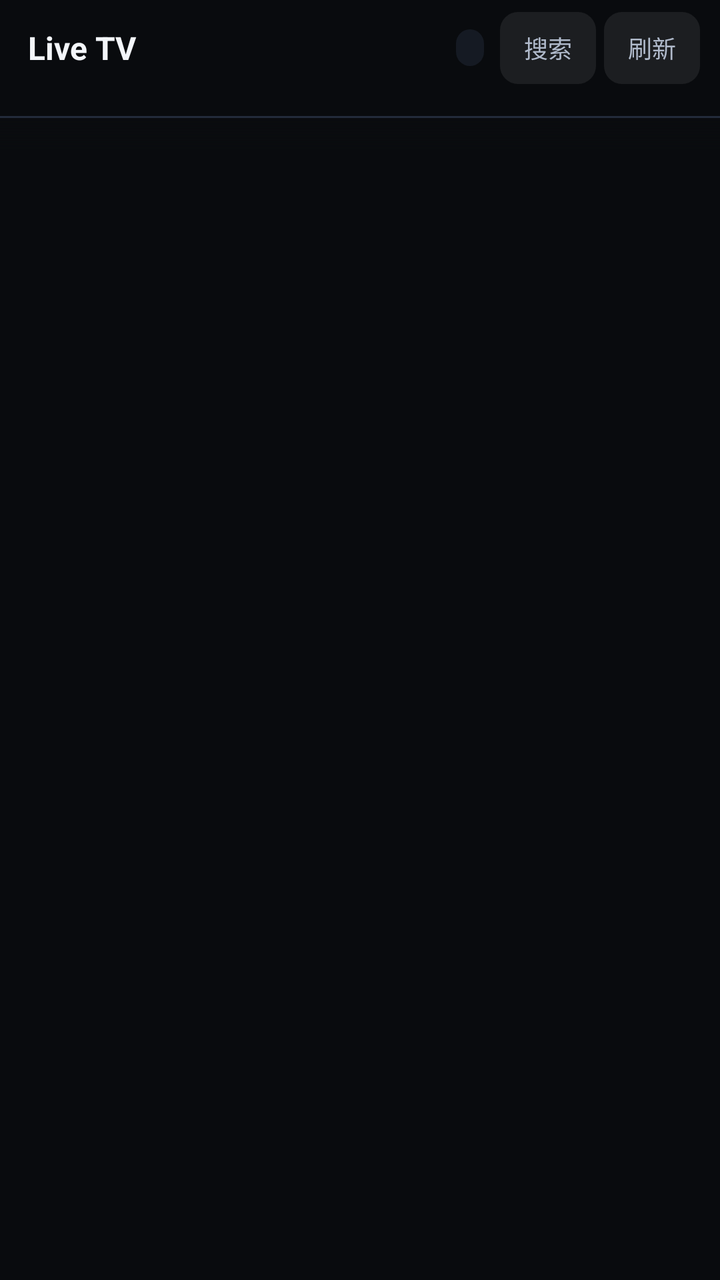
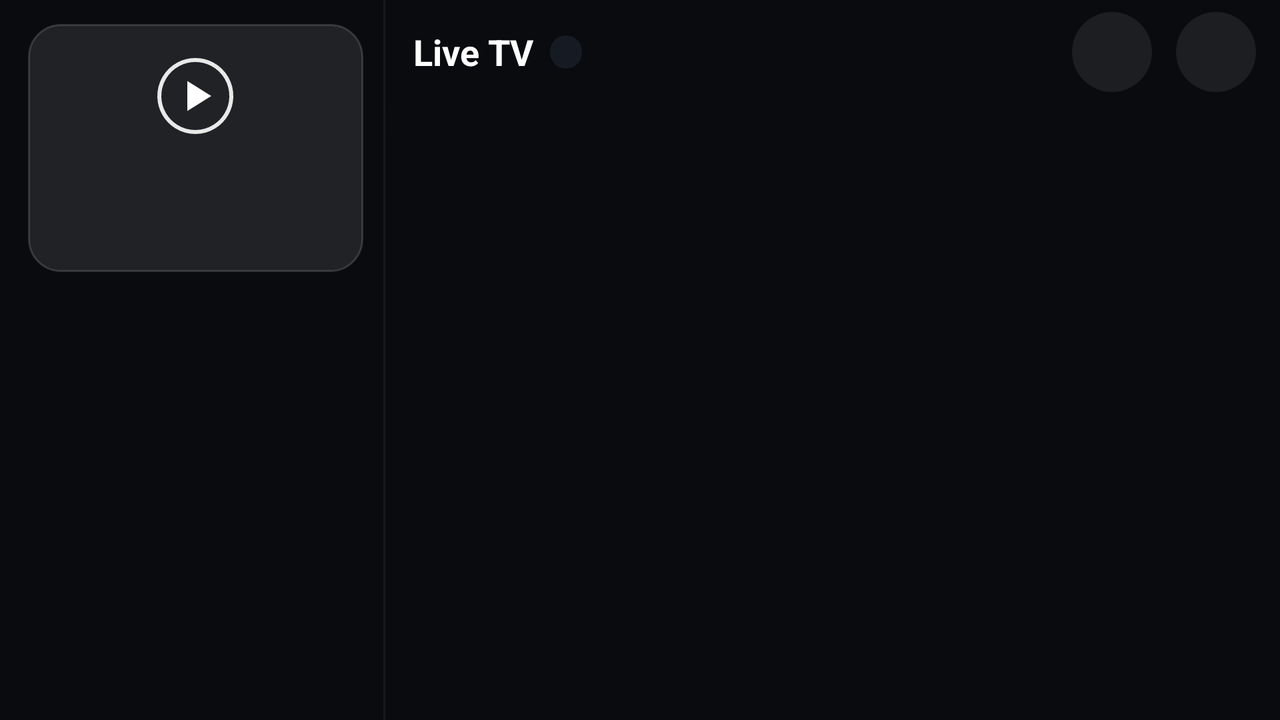

Compare how this app lays out the same screen by default and in its alternative resource folder. The renders come first, then the two layout files and the values they reference.
<!-- AndroidManifest.xml: activity theme Theme.LiveTv.Mobile -->
<!-- res/layout/activity_mobile_main.xml -->
<?xml version="1.0" encoding="utf-8"?>
<LinearLayout xmlns:android="http://schemas.android.com/apk/res/android"
    android:id="@+id/mobile_root"
    android:layout_width="match_parent"
    android:layout_height="match_parent"
    android:background="@color/mobile_background"
    android:orientation="vertical">

    
    <FrameLayout
        android:id="@+id/layout_top_header_container"
        android:layout_width="match_parent"
        android:layout_height="wrap_content"
        android:minHeight="48dp"
        android:background="@color/mobile_background">

        <LinearLayout
            android:id="@+id/layout_top_header"
            android:layout_width="match_parent"
            android:layout_height="wrap_content"
            android:minHeight="48dp"
            android:background="@color/mobile_background"
            android:gravity="center_vertical"
            android:nextFocusDown="@id/rv_categories"
            android:orientation="horizontal"
            android:paddingStart="14dp"
            android:paddingEnd="10dp">

            
            <RelativeLayout
                android:layout_width="0dp"
                android:layout_height="wrap_content"
                android:layout_weight="1">

                <TextView
                    android:id="@+id/mobile_total_count"
                    android:layout_width="wrap_content"
                    android:layout_height="wrap_content"
                    android:layout_alignParentEnd="true"
                    android:layout_centerVertical="true"
                    android:layout_marginEnd="8dp"
                    android:background="@drawable/bg_mobile_pill_count"
                    android:ellipsize="end"
                    android:maxLines="1"
                    android:maxWidth="80dp"
                    android:paddingStart="7dp"
                    android:paddingTop="1dp"
                    android:paddingEnd="7dp"
                    android:paddingBottom="1dp"
                    android:textColor="@color/mobile_text_tertiary"
                    android:textSize="12sp" />

                <TextView
                    android:id="@+id/top_title"
                    android:layout_width="wrap_content"
                    android:layout_height="wrap_content"
                    android:layout_alignParentStart="true"
                    android:layout_centerVertical="true"
                    android:layout_marginEnd="8dp"
                    android:layout_toStartOf="@id/mobile_total_count"
                    android:ellipsize="end"
                    android:maxLines="1"
                    android:text="@string/app_name"
                    android:textColor="@color/mobile_text_primary"
                    android:textSize="16sp"
                    android:textStyle="bold" />
            </RelativeLayout>

            <TextView
                android:id="@+id/mobile_search"
                style="@style/WidgetLiveTvHeaderAction"
                android:layout_width="wrap_content"
                android:layout_height="wrap_content"
                android:ellipsize="end"
                android:maxLines="1"
                android:maxWidth="84dp"
                android:minHeight="48dp"
                android:minWidth="48dp"
                android:background="@drawable/bg_mobile_action_button"
                android:text="@string/mobile_action_search" />

            <TextView
                android:id="@+id/mobile_refresh"
                style="@style/WidgetLiveTvHeaderAction"
                android:layout_width="wrap_content"
                android:layout_height="wrap_content"
                android:ellipsize="end"
                android:maxLines="1"
                android:maxWidth="84dp"
                android:minHeight="48dp"
                android:minWidth="48dp"
                android:layout_marginStart="4dp"
                android:background="@drawable/bg_mobile_action_button"
                android:text="@string/mobile_action_refresh" />

        </LinearLayout>

        
        <LinearLayout
            android:id="@+id/layout_search_bar"
            android:layout_width="match_parent"
            android:layout_height="wrap_content"
            android:minHeight="48dp"
            android:background="@color/mobile_background"
            android:gravity="center_vertical"
            android:orientation="horizontal"
            android:paddingStart="12dp"
            android:paddingEnd="10dp"
            android:visibility="gone">

            <EditText
                android:id="@+id/edit_search"
                android:layout_width="0dp"
                android:layout_height="wrap_content"
                android:layout_weight="1"
                android:minHeight="48dp"
                android:background="@drawable/bg_mobile_action_button"
                android:hint="@string/mobile_search_hint"
                android:imeOptions="actionSearch"
                android:importantForAutofill="no"
                android:inputType="text"
                android:maxLines="1"
                android:paddingStart="12dp"
                android:paddingEnd="12dp"
                android:textColor="@color/mobile_text_primary"
                android:textColorHint="@color/mobile_text_tertiary"
                android:textSize="13sp" />

            <TextView
                android:id="@+id/btn_search_clear"
                style="@style/WidgetLiveTvHeaderAction"
                android:layout_width="wrap_content"
                android:layout_height="wrap_content"
                android:minHeight="48dp"
                android:minWidth="48dp"
                android:layout_marginStart="4dp"
                android:background="@drawable/bg_mobile_action_button"
                android:text="@string/mobile_search_clear"
                android:visibility="gone" />

            <TextView
                android:id="@+id/btn_search_close"
                style="@style/WidgetLiveTvHeaderAction"
                android:layout_width="wrap_content"
                android:layout_height="wrap_content"
                android:minHeight="48dp"
                android:minWidth="48dp"
                android:layout_marginStart="4dp"
                android:background="@drawable/bg_mobile_action_button"
                android:text="@string/mobile_search_cancel" />
        </LinearLayout>
    </FrameLayout>

    
    <LinearLayout
        android:id="@+id/layout_category_rail"
        android:layout_width="match_parent"
        android:layout_height="wrap_content"
        android:orientation="horizontal"
        android:paddingTop="2dp"
        android:paddingBottom="8dp">

        <androidx.recyclerview.widget.RecyclerView
            android:id="@+id/rv_categories"
            android:layout_width="match_parent"
            android:layout_height="wrap_content"
            android:clipToPadding="false"
            android:nextFocusDown="@id/rv_channels"
            android:overScrollMode="never"
            android:paddingStart="12dp"
            android:paddingEnd="4dp"
            android:scrollbars="none" />
    </LinearLayout>

    <View
        android:id="@+id/category_divider"
        android:layout_width="match_parent"
        android:layout_height="1dp"
        android:background="@color/mobile_card_stroke" />

    
    <FrameLayout
        android:id="@+id/layout_content"
        android:layout_width="match_parent"
        android:layout_height="0dp"
        android:layout_weight="1">

        <androidx.recyclerview.widget.RecyclerView
            android:id="@+id/rv_channels"
            android:layout_width="match_parent"
            android:layout_height="match_parent"
            android:clipToPadding="false"
            android:overScrollMode="never"
            android:paddingStart="10dp"
            android:paddingTop="6dp"
            android:paddingEnd="10dp"
            android:paddingBottom="18dp"
            android:scrollbars="none" />

        <View
            android:id="@+id/top_edge_scrim"
            android:layout_width="match_parent"
            android:layout_height="16dp"
            android:layout_gravity="top"
            android:background="@drawable/bg_mobile_top_scrim"
            android:clickable="false"
            android:focusable="false" />

        <LinearLayout
            android:id="@+id/loading_view"
            android:layout_width="wrap_content"
            android:layout_height="wrap_content"
            android:layout_gravity="center"
            android:gravity="center"
            android:orientation="vertical"
            android:visibility="gone">

            <ProgressBar
                android:layout_width="28dp"
                android:layout_height="28dp"
                android:indeterminate="true" />

            <TextView
                android:layout_width="wrap_content"
                android:layout_height="wrap_content"
                android:layout_marginTop="10dp"
                android:text="@string/mobile_loading_channels"
                android:textColor="@color/mobile_text_secondary"
                android:textSize="13sp" />
        </LinearLayout>

        <LinearLayout
            android:id="@+id/empty_container"
            android:layout_width="match_parent"
            android:layout_height="wrap_content"
            android:layout_gravity="center"
            android:gravity="center"
            android:orientation="vertical"
            android:paddingStart="24dp"
            android:paddingEnd="24dp"
            android:visibility="gone">

            <TextView
                android:id="@+id/empty_view"
                android:layout_width="match_parent"
                android:layout_height="wrap_content"
                android:gravity="center"
                android:text="@string/mobile_empty_channels"
                android:textColor="@color/mobile_text_tertiary"
                android:textSize="14sp" />

            <TextView
                android:id="@+id/btn_empty_retry"
                style="@style/WidgetLiveTvHeaderAction"
                android:layout_width="wrap_content"
                android:layout_height="wrap_content"
                android:layout_marginTop="14dp"
                android:background="@drawable/bg_mobile_action_button"
                android:minWidth="120dp"
                android:minHeight="48dp"
                android:paddingStart="20dp"
                android:paddingEnd="20dp"
                android:text="@string/mobile_action_retry"
                android:visibility="gone" />
        </LinearLayout>
    </FrameLayout>
</LinearLayout>
<!-- resources referenced by this layout -->
<resources>
  <color name="mobile_background">#090B0E</color>
  <color name="mobile_card_stroke">#232B3A</color>
  <color name="mobile_text_primary">#F3F6FA</color>
  <color name="mobile_text_secondary">#B0BACB</color>
  <color name="mobile_text_tertiary">#8C98AD</color>
  <!-- drawable bg_mobile_action_button (drawable) -->
  <?xml version="1.0" encoding="utf-8"?>
  <inset xmlns:android="http://schemas.android.com/apk/res/android"
      android:insetTop="6dp"
      android:insetBottom="6dp">
      <selector>
          <item android:state_pressed="true">
              <shape android:shape="rectangle">
                  <solid android:color="#26FFFFFF" />
                  <corners android:radius="9dp" />
              </shape>
          </item>
          <item android:state_focused="true">
              <shape android:shape="rectangle">
                  <solid android:color="#26FFFFFF" />
                  <corners android:radius="9dp" />
                  <stroke
                      android:width="2dp"
                      android:color="@color/mobile_accent" />
              </shape>
          </item>
          <item>
              <shape android:shape="rectangle">
                  <solid android:color="@color/mobile_home_icon_bg" />
                  <corners android:radius="9dp" />
              </shape>
          </item>
      </selector>
  </inset>
  <!-- drawable bg_mobile_pill_count (drawable) -->
  <?xml version="1.0" encoding="utf-8"?>
  <shape xmlns:android="http://schemas.android.com/apk/res/android"
      android:shape="rectangle">
      <solid android:color="@color/mobile_card_background" />
      <corners android:radius="9dp" />
  </shape>
  <!-- drawable bg_mobile_top_scrim (drawable) -->
  <?xml version="1.0" encoding="utf-8"?>
  <shape xmlns:android="http://schemas.android.com/apk/res/android"
      android:shape="rectangle">
      <gradient
          android:angle="270"
          android:endColor="#00000000"
          android:startColor="@color/mobile_background" />
  </shape>
  <string name="app_name">Live TV</string>
  <string name="mobile_action_refresh">刷新</string>
  <string name="mobile_action_retry">重新加载</string>
  <string name="mobile_action_search">搜索</string>
  <string name="mobile_empty_channels">暂无可用频道，请检查网络后重试</string>
  <string name="mobile_loading_channels">正在加载频道列表…</string>
  <string name="mobile_search_cancel">取消</string>
  <string name="mobile_search_clear">清除</string>
  <string name="mobile_search_hint">搜索频道名或分类…</string>
  <style name="WidgetLiveTvHeaderAction">
          <item name="android:gravity">center</item>
          <item name="android:paddingStart">10dp</item>
          <item name="android:paddingEnd">10dp</item>
          <item name="android:textColor">@color/mobile_text_secondary</item>
          <item name="android:textSize">12sp</item>
          <item name="android:clickable">true</item>
          <item name="android:focusable">true</item>
      </style>
  <style name="Theme.LiveTv.Mobile" parent="Theme.AppCompat.NoActionBar">
          <item name="android:windowBackground">@color/mobile_background</item>
          <item name="android:colorBackground">@color/mobile_background</item>
          
          <item name="android:statusBarColor">@android:color/transparent</item>
          <item name="android:navigationBarColor">@color/mobile_background</item>
          <item name="android:textColorPrimary">@color/mobile_text_primary</item>
          <item name="colorAccent">@color/mobile_accent</item>
          <item name="colorPrimary">@color/mobile_background</item>
          <item name="android:windowLightStatusBar">false</item>
          
          <item name="android:windowLayoutInDisplayCutoutMode">shortEdges</item>
      </style>
  <color name="mobile_accent">#3B82F6</color>
  <color name="mobile_home_icon_bg">#14FFFFFF</color>
  <color name="mobile_card_background">#151A23</color>
</resources>
<!-- res/layout-w600dp/activity_mobile_main.xml (the repository's variant of the layout above) -->
<!-- drawn on the phone turned sideways -->
<?xml version="1.0" encoding="utf-8"?>
<LinearLayout xmlns:android="http://schemas.android.com/apk/res/android"
    xmlns:app="http://schemas.android.com/apk/res-auto"
    android:id="@+id/mobile_root"
    android:layout_width="match_parent"
    android:layout_height="match_parent"
    android:background="@color/mobile_background"
    android:baselineAligned="false"
    android:orientation="horizontal"
    android:weightSum="10">

    
    <LinearLayout
        android:id="@+id/layout_category_rail"
        android:layout_width="0dp"
        android:layout_height="match_parent"
        android:layout_weight="3"
        android:orientation="vertical"
        android:paddingStart="10dp"
        android:paddingTop="12dp"
        android:paddingEnd="6dp">

        <FrameLayout
            android:id="@+id/home_continue_card"
            android:layout_width="match_parent"
            android:layout_height="124dp"
            android:layout_marginStart="4dp"
            android:layout_marginEnd="4dp"
            android:layout_marginBottom="10dp"
            android:background="@drawable/bg_home_continue_card"
            android:clickable="true"
            android:focusable="true">

            <ImageView
                android:layout_width="40dp"
                android:layout_height="40dp"
                android:layout_gravity="top|center_horizontal"
                android:layout_marginTop="16dp"
                android:importantForAccessibility="no"
                android:src="@drawable/ic_home_play_ring" />

            <LinearLayout
                android:layout_width="match_parent"
                android:layout_height="wrap_content"
                android:layout_gravity="bottom|start"
                android:orientation="vertical"
                android:paddingStart="12dp"
                android:paddingEnd="12dp"
                android:paddingBottom="10dp">

                <TextView
                    android:id="@+id/home_continue_badge"
                    android:layout_width="wrap_content"
                    android:layout_height="wrap_content"
                    android:background="@drawable/bg_home_continue_label"
                    android:paddingStart="8dp"
                    android:paddingTop="2dp"
                    android:paddingEnd="8dp"
                    android:paddingBottom="2dp"
                    android:textColor="@color/mobile_home_text_primary"
                    android:textSize="11sp" />

                <TextView
                    android:id="@+id/home_continue_title"
                    android:layout_width="match_parent"
                    android:layout_height="wrap_content"
                    android:layout_marginTop="4dp"
                    android:ellipsize="end"
                    android:maxLines="1"
                    android:textColor="@color/mobile_home_text_primary"
                    android:textSize="15sp"
                    android:textStyle="bold" />
            </LinearLayout>
        </FrameLayout>

        <androidx.recyclerview.widget.RecyclerView
            android:id="@+id/rv_categories"
            android:layout_width="match_parent"
            android:layout_height="wrap_content"
            android:clipToPadding="false"
            android:nestedScrollingEnabled="false"
            android:nextFocusRight="@id/rv_channels"
            android:overScrollMode="never"
            android:paddingBottom="10dp"
            android:scrollbars="none" />
    </LinearLayout>

    <View
        android:id="@+id/category_divider"
        android:layout_width="1dp"
        android:layout_height="match_parent"
        android:background="@color/mobile_home_divider" />

    
    <FrameLayout
        android:id="@+id/layout_content"
        android:layout_width="0dp"
        android:layout_height="match_parent"
        android:layout_weight="7">

        <androidx.recyclerview.widget.RecyclerView
            android:id="@+id/rv_channels"
            android:layout_width="match_parent"
            android:layout_height="match_parent"
            android:clipToPadding="false"
            android:overScrollMode="never"
            android:paddingStart="10dp"
            android:paddingEnd="10dp"
            android:paddingBottom="18dp"
            android:scrollbars="none" />

        
        <LinearLayout
            android:id="@+id/layout_top_header_container"
            android:layout_width="match_parent"
            android:layout_height="wrap_content"
            android:layout_gravity="top"
            android:orientation="vertical">

            <FrameLayout
                android:id="@+id/layout_top_header_frame"
                android:layout_width="match_parent"
                android:layout_height="wrap_content"
                android:minHeight="52dp"
                android:background="@color/mobile_background">

                <LinearLayout
                    android:id="@+id/layout_top_header"
                    android:layout_width="match_parent"
                    android:layout_height="wrap_content"
                    android:minHeight="52dp"
                    android:background="@color/mobile_background"
                    android:gravity="center_vertical"
                    android:nextFocusDown="@id/rv_channels"
                    android:orientation="horizontal"
                    android:paddingStart="14dp"
                    android:paddingEnd="8dp">

                    <TextView
                        android:id="@+id/top_title"
                        android:layout_width="wrap_content"
                        android:layout_height="wrap_content"
                        android:ellipsize="end"
                        android:maxLines="1"
                        android:text="@string/app_name"
                        android:textColor="@color/mobile_home_text_primary"
                        android:textSize="18sp"
                        android:textStyle="bold" />

                    <TextView
                        android:id="@+id/mobile_total_count"
                        android:layout_width="wrap_content"
                        android:layout_height="wrap_content"
                        android:layout_marginStart="8dp"
                        android:background="@drawable/bg_mobile_pill_count"
                        android:paddingStart="8dp"
                        android:paddingTop="1dp"
                        android:paddingEnd="8dp"
                        android:paddingBottom="1dp"
                        android:textColor="@color/mobile_home_text_secondary"
                        android:textSize="11sp" />

                    <Space
                        android:layout_width="0dp"
                        android:layout_height="1dp"
                        android:layout_weight="1" />

                    <TextView
                        android:id="@+id/mobile_search"
                        style="@style/WidgetLiveTvHeaderAction"
                        android:layout_width="48dp"
                        android:layout_height="48dp"
                        android:background="@drawable/bg_home_icon_button"
                        android:contentDescription="@string/mobile_action_search"
                        app:drawableStartCompat="@drawable/ic_home_search"
                        android:paddingStart="12dp"
                        android:paddingEnd="12dp" />

                    <TextView
                        android:id="@+id/mobile_refresh"
                        style="@style/WidgetLiveTvHeaderAction"
                        android:layout_width="48dp"
                        android:layout_height="48dp"
                        android:layout_marginStart="4dp"
                        android:background="@drawable/bg_home_icon_button"
                        android:contentDescription="@string/mobile_action_refresh"
                        app:drawableStartCompat="@drawable/ic_home_refresh"
                        android:paddingStart="12dp"
                        android:paddingEnd="12dp" />
                </LinearLayout>

                <LinearLayout
                    android:id="@+id/layout_search_bar"
                    android:layout_width="match_parent"
                    android:layout_height="wrap_content"
                    android:minHeight="52dp"
                    android:background="@color/mobile_background"
                    android:gravity="center_vertical"
                    android:orientation="horizontal"
                    android:paddingStart="12dp"
                    android:paddingEnd="8dp"
                    android:visibility="gone">

                    <EditText
                        android:id="@+id/edit_search"
                        android:layout_width="0dp"
                        android:layout_height="wrap_content"
                        android:layout_weight="1"
                        android:minHeight="48dp"
                        android:background="@drawable/bg_mobile_action_button"
                        android:hint="@string/mobile_search_hint"
                        android:imeOptions="actionSearch"
                        android:importantForAutofill="no"
                        android:inputType="text"
                        android:maxLines="1"
                        android:paddingStart="12dp"
                        android:paddingEnd="12dp"
                        android:textColor="@color/mobile_text_primary"
                        android:textColorHint="@color/mobile_text_tertiary"
                        android:textSize="13sp" />

                    <TextView
                        android:id="@+id/btn_search_clear"
                        style="@style/WidgetLiveTvHeaderAction"
                        android:layout_width="wrap_content"
                        android:layout_height="wrap_content"
                        android:layout_marginStart="4dp"
                        android:background="@drawable/bg_mobile_action_button"
                        android:minWidth="48dp"
                        android:minHeight="48dp"
                        android:text="@string/mobile_search_clear"
                        android:visibility="gone" />

                    <TextView
                        android:id="@+id/btn_search_close"
                        style="@style/WidgetLiveTvHeaderAction"
                        android:layout_width="wrap_content"
                        android:layout_height="wrap_content"
                        android:layout_marginStart="4dp"
                        android:background="@drawable/bg_mobile_action_button"
                        android:minWidth="48dp"
                        android:minHeight="48dp"
                        android:text="@string/mobile_search_cancel" />
                </LinearLayout>
            </FrameLayout>

            
            <View
                android:id="@+id/top_edge_scrim"
                android:layout_width="match_parent"
                android:layout_height="16dp"
                android:background="@drawable/bg_mobile_top_scrim"
                android:clickable="false"
                android:focusable="false" />
        </LinearLayout>

        <LinearLayout
            android:id="@+id/loading_view"
            android:layout_width="wrap_content"
            android:layout_height="wrap_content"
            android:layout_gravity="center"
            android:gravity="center"
            android:orientation="vertical"
            android:visibility="gone">

            <ProgressBar
                android:layout_width="28dp"
                android:layout_height="28dp"
                android:indeterminate="true" />

            <TextView
                android:layout_width="wrap_content"
                android:layout_height="wrap_content"
                android:layout_marginTop="10dp"
                android:text="@string/mobile_loading_channels"
                android:textColor="@color/mobile_home_text_secondary"
                android:textSize="13sp" />
        </LinearLayout>

        <LinearLayout
            android:id="@+id/empty_container"
            android:layout_width="match_parent"
            android:layout_height="wrap_content"
            android:layout_gravity="center"
            android:gravity="center"
            android:orientation="vertical"
            android:paddingStart="24dp"
            android:paddingEnd="24dp"
            android:visibility="gone">

            <TextView
                android:id="@+id/empty_view"
                android:layout_width="match_parent"
                android:layout_height="wrap_content"
                android:gravity="center"
                android:text="@string/mobile_empty_channels"
                android:textColor="@color/mobile_home_text_secondary"
                android:textSize="14sp" />

            <TextView
                android:id="@+id/btn_empty_retry"
                style="@style/WidgetLiveTvHeaderAction"
                android:layout_width="wrap_content"
                android:layout_height="wrap_content"
                android:layout_marginTop="14dp"
                android:background="@drawable/bg_mobile_action_button"
                android:minWidth="120dp"
                android:minHeight="48dp"
                android:paddingStart="20dp"
                android:paddingEnd="20dp"
                android:text="@string/mobile_action_retry"
                android:visibility="gone" />
        </LinearLayout>
    </FrameLayout>
</LinearLayout>
<!-- resources referenced by the variant -->
<!-- as the phone turned sideways resolves them -->
<resources>
  <color name="mobile_background">#090B0E</color>
  <color name="mobile_home_divider">#0FFFFFFF</color>
  <color name="mobile_home_text_primary">#FFFFFFFF</color>
  <color name="mobile_home_text_secondary">#99FFFFFF</color>
  <color name="mobile_text_primary">#F3F6FA</color>
  <color name="mobile_text_tertiary">#8C98AD</color>
  <!-- drawable bg_home_continue_card (drawable) -->
  <?xml version="1.0" encoding="utf-8"?>
  <ripple xmlns:android="http://schemas.android.com/apk/res/android"
      android:color="#26FFFFFF">
      <item>
          <shape android:shape="rectangle">
              <solid android:color="#18FFFFFF" />
              <corners android:radius="16dp" />
              <stroke
                  android:width="1dp"
                  android:color="#26FFFFFF" />
          </shape>
      </item>
  </ripple>
  <!-- drawable bg_home_icon_button (drawable) -->
  <?xml version="1.0" encoding="utf-8"?>
  <inset xmlns:android="http://schemas.android.com/apk/res/android"
      android:inset="4dp">
      <ripple android:color="#26FFFFFF">
          <item>
              <shape android:shape="oval">
                  <solid android:color="@color/mobile_home_icon_bg" />
              </shape>
          </item>
      </ripple>
  </inset>
  <!-- drawable bg_mobile_pill_count (drawable) -->
  <?xml version="1.0" encoding="utf-8"?>
  <shape xmlns:android="http://schemas.android.com/apk/res/android"
      android:shape="rectangle">
      <solid android:color="@color/mobile_card_background" />
      <corners android:radius="9dp" />
  </shape>
  <!-- drawable bg_mobile_top_scrim (drawable) -->
  <?xml version="1.0" encoding="utf-8"?>
  <shape xmlns:android="http://schemas.android.com/apk/res/android"
      android:shape="rectangle">
      <gradient
          android:angle="270"
          android:endColor="#00000000"
          android:startColor="@color/mobile_background" />
  </shape>
  <!-- drawable ic_home_play_ring (drawable) -->
  <?xml version="1.0" encoding="utf-8"?>
  <vector xmlns:android="http://schemas.android.com/apk/res/android"
      android:width="40dp"
      android:height="40dp"
      android:viewportWidth="40"
      android:viewportHeight="40">
      <path
          android:pathData="M20,2a18,18 0,1 0,0.001 0z"
          android:strokeWidth="2"
          android:strokeColor="#E6FFFFFF" />
      <path
          android:fillColor="#FFFFFFFF"
          android:pathData="M16,12.5L16,27.5L28,20Z" />
  </vector>
  <string name="app_name">Live TV</string>
  <string name="mobile_action_refresh">刷新</string>
  <string name="mobile_action_retry">重新加载</string>
  <string name="mobile_action_search">搜索</string>
  <string name="mobile_empty_channels">暂无可用频道，请检查网络后重试</string>
  <string name="mobile_loading_channels">正在加载频道列表…</string>
  <string name="mobile_search_cancel">取消</string>
  <string name="mobile_search_clear">清除</string>
  <string name="mobile_search_hint">搜索频道名或分类…</string>
  <style name="WidgetLiveTvHeaderAction">
          <item name="android:gravity">center</item>
          <item name="android:paddingStart">10dp</item>
          <item name="android:paddingEnd">10dp</item>
          <item name="android:textColor">@color/mobile_text_secondary</item>
          <item name="android:textSize">12sp</item>
          <item name="android:clickable">true</item>
          <item name="android:focusable">true</item>
      </style>
  <color name="mobile_home_icon_bg">#14FFFFFF</color>
  <color name="mobile_accent">#3B82F6</color>
  <color name="mobile_card_background">#151A23</color>
  <color name="mobile_text_secondary">#B0BACB</color>
  <!-- some entries are left out for length -->
</resources>
